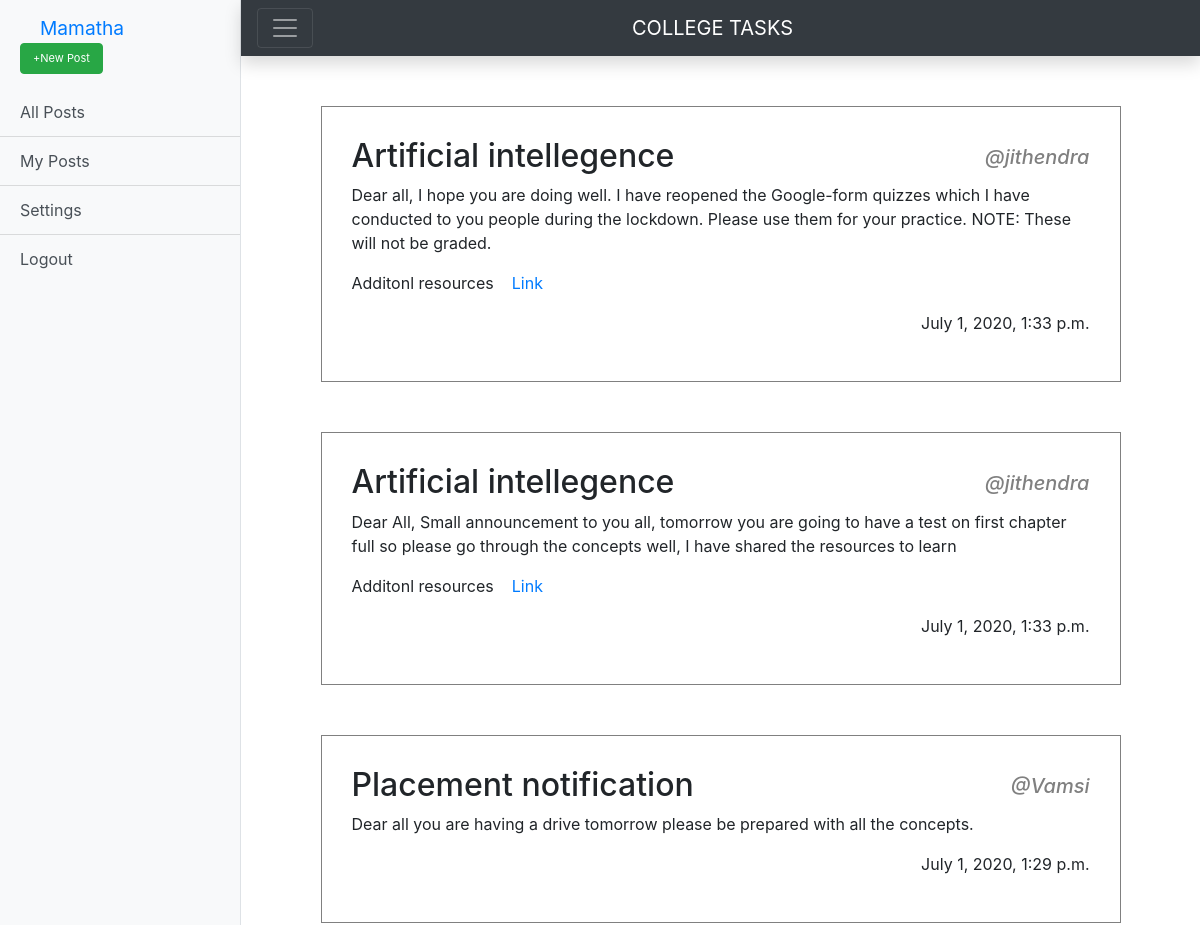
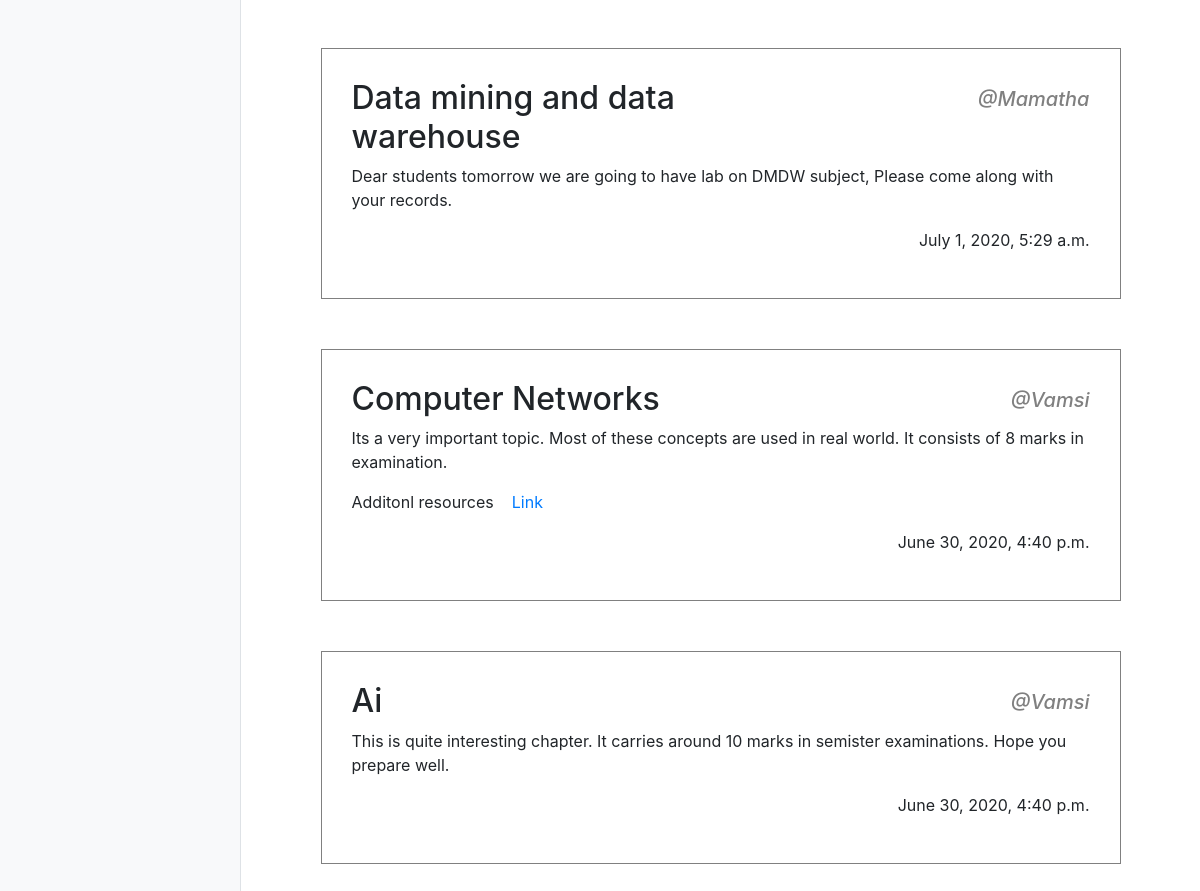
The app's page /viewPosts (signed in) with its own data (2 pictures, top to bottom).
### myapp/models.py (models this page shows, shortened)
class Post(models.Model):
	subject = models.CharField(max_length = 100)
	topic = models.CharField(max_length = 100, blank = True)
	description = models.TextField(max_length = 250)
	author = models.CharField(max_length = 25)
	links = models.CharField(max_length = 500, blank = True)
	branch = models.CharField(max_length = 20, choices = branches, default = 'GLOBAL')
	year = models.CharField(max_length = 20, choices = yearChoices, default = 'All Years')
	sections = models.CharField(max_length = 20, choices = sectionChoices, default = 'All Years')
	date_posted = models.DateTimeField(auto_now=True)
	time_posted = models.TimeField(auto_now=True)

### myapp/views.py (the view)
# urls.py: path('viewPosts', views.viewPosts, name = "viewPosts"),
@login_required(login_url='/login/')
def viewPosts(request):
	if request.user.is_superuser:
		postObj = Post.objects.all().order_by('-date_posted', 'time_posted')
		return render(request, 'files/Posts.html', {'PostData' : postObj})
	else:
		postObj = Post.objects.filter(branch = "GLOBAL").order_by('-date_posted', 'time_posted')
		obj = Post.objects.all().order_by('-date_posted', 'time_posted')
		userData = Student.objects.all().filter(user = request.user)
		return render(request, 'files/Posts.html', {'PostData' : postObj,'userData' : userData})

### myapp/Templates/Files/Posts.html (shortened to what this page needs)
<!DOCTYPE html>
<html lang="en">
<head>
    <link rel="stylesheet" href="https://stackpath.bootstrapcdn.com/bootstrap/4.5.0/css/bootstrap.min.css">
    <link rel="stylesheet" href="path/to/font-awesome/css/font-awesome.min.css">
</head>
<body>
    <div class="d-flex" id="wrapper">
        <div class="bg-light border-right" id="sidebar-wrapper">
            {% if request.user.is_superuser %}
                <div class="sidebar-heading"><a class="sidebar-heading" href="/userProfile">{{ request.user }} <span class="sr-only">(current)</span></a> &nbsp &nbsp <a href="post"><button class="button btn btn-success">+New Post</button></div></a>
            {% else %}
                <div class="sidebar-heading">{{ request.user }}</div>
            {% endif %}
            <div class="list-group list-group-flush">
                {% if request.user.is_superuser %}
                    <a href="allPosts" class="list-group-item list-group-item-action bg-light">All Posts</a>
                    <a href="myPosts" class="list-group-item list-group-item-action bg-light">My Posts</a>
                {% endif %}
                <a class="list-group-item list-group-item-action bg-light" href="#" id="navbarDropdown" role="button" data-toggle="dropdown" aria-haspopup="true" aria-expanded="false">Settings
                </a>
                <a class="list-group-item list-group-item-action bg-light" href="/logout">Logout</a>
            </div>
        </div>
        <div id="page-content-wrapper">
            <nav class="navbar navbar-dark bg-dark shadow" style="text-align: center;">
                <button class="navbar-toggler" id="menu-toggle" aria-expanded="false"><span class="navbar-toggler-icon"></span></button>
                <a class="navbar-brand" href="#">COLLEGE TASKS</a>
            </nav>
            <div class="container">
                {% for data in PostData %}
                    <div class="container box ">
                        <div class="row">
                            <div class="col">
                                <h2>{{ data.subject }}</h2>
                            </div>
                            <div class="col ml-auto">
                                <h5 style="text-align: end;margin-top: 8px;color: grey;"><i>@{{ data.author }}</h5></i>
                            </div>
                        </div>
                        {% if data.description %}
                            <div class="row">
                                <div class="col">
                                    <p>{{ data.description }}</p>
                                </div>
                            </div>
                        {% endif %}
                        {% if data.links %}
                            <div class="row">
                                <div class="col">
                                    <p>Additonl resources &nbsp &nbsp<a href="{{ data.links }}">Link</a></p>
                                </div>
                            </div>
                        {% endif %}
                        <div class="row">
                            <div class="col ml-auto" style="text-align: end">
                                <p>{{ data.date_posted }}</p>
                            </div>
                        </div>
                    </div>
                {% endfor %}
            </div>
        </div>
    </div>
</body>
</html>

### myapp/Templates/Files/Posts.html (style rules this page uses)
#wrapper { overflow-x: hidden; }
#sidebar-wrapper { min-height: 100vh; margin-left: -15rem; -webkit-transition: margin .25s ease-out; -moz-transition: margin .25s ease-out; -o-transition: margin .25s ease-out; transition: margin .25s ease-out; }
#sidebar-wrapper .sidebar-heading { padding: 0.875rem 1.25rem; font-size: 1.2rem; }
#sidebar-wrapper .list-group { width: 15rem; }
#page-content-wrapper { min-width: 100vw; }
@media (min-width: 768px) { #sidebar-wrapper { margin-left: 0; } }
@media (min-width: 768px) { #page-content-wrapper { min-width: 0; width: 100%; } }
.box { border: 1px solid grey; max-width: 800px; margin-top: 50px; margin-bottom: 50px; padding: 30px; background-color: white; }
.button { max-width: 100px; max-height: 50px; font-size: 11px; }

### records on screen
Post: subject "Artificial intellegence", author "jithendra", description "Dear all, I hope you are doing well. I have reopened the Google-form quizzes which I have conducted to you people during the lockdown. Please use them for your practice. NOTE: These will not be graded.", date_posted "July 1, 2020, 1:33 p.m."
Post: subject "Artificial intellegence", author "jithendra", description "Dear All, Small announcement to you all, tomorrow you are going to have a test on first chapter full so please go through the concepts well, I have shared the resources to learn", date_posted "July 1, 2020, 1:33 p.m."
Post: subject "Placement notification", author "Vamsi", description "Dear all you are having a drive tomorrow please be prepared with all the concepts.", date_posted "July 1, 2020, 1:29 p.m."
Post: subject "Data mining and data warehouse", author "Mamatha", description "Dear students tomorrow we are going to have lab on DMDW subject, Please come along with your records.", date_posted "July 1, 2020, 5:29 a.m."
Post: subject "Computer Networks", author "Vamsi", description "Its a very important topic. Most of these concepts are used in real world. It consists of 8 marks in examination.", date_posted "June 30, 2020, 4:40 p.m."
Post: subject "Ai", author "Vamsi", description "This is quite interesting chapter. It carries around 10 marks in semister examinations. Hope you prepare well.", date_posted "June 30, 2020, 4:40 p.m."

### other values on screen
{{ request.user }} "Mamatha"
